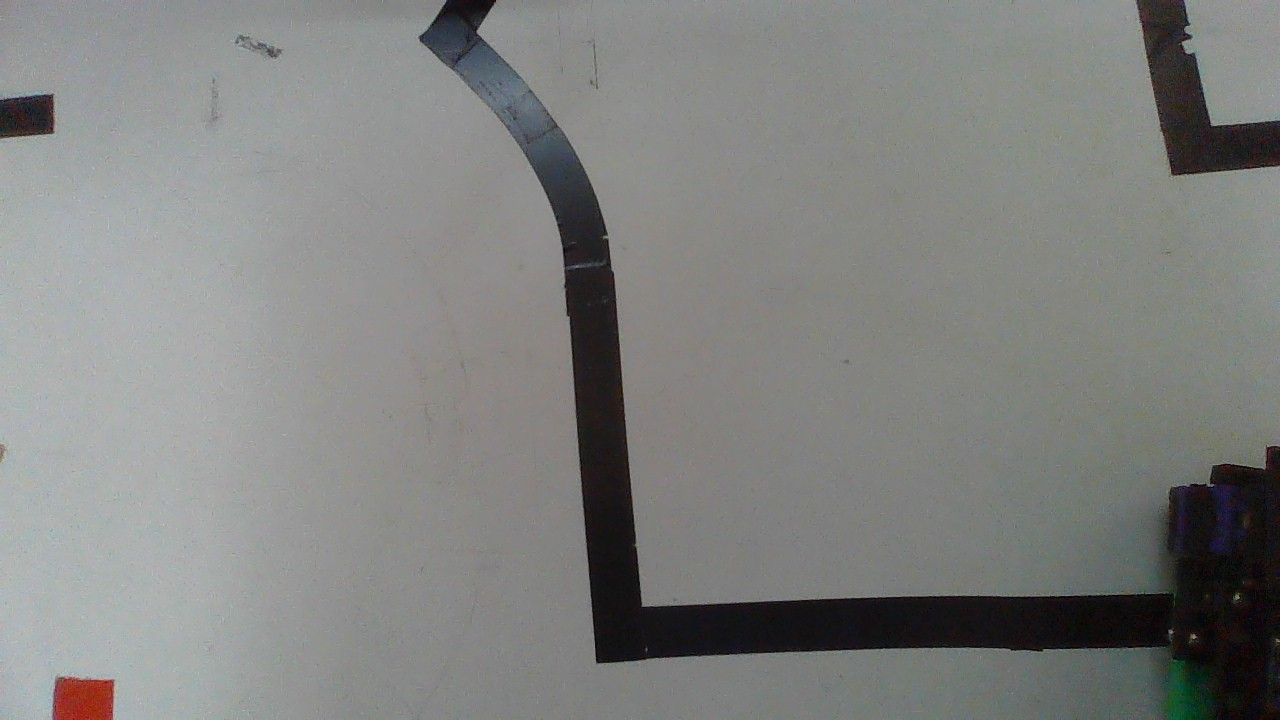
#> input picture Segue_linha_cam/Linha001.jpg, 1280 x 720 px, given in place of the camera
$ python ascii_cam.py
#> lines starting #> are read from the running program, lines starting #| are printed output that depends on the picture; after the words box and inside, x2 and y2 are one past the last pixel; in counts of white or black regions, pixels touching at a corner belong together
import cv2
import numpy as np

def asciiConvert(frame, scale):
    try:
        gray = cv2.cvtColor(frame, cv2.COLOR_BGR2GRAY)
        width = gray.shape[1] // scale
        height = gray.shape[0] // scale
        resized = cv2.resize(gray, (width, height))
        ascii_chars = "@@@***___ "  # Caracteres do mais escuro para o mais claro
        ascii_image = []

        for y in range(resized.shape[0]):
            line = ""
            for x in range(resized.shape[1]):
                pixel_value = resized[y, x]
                line += ascii_chars[pixel_value // 32]  # Escala dos valores de pixels
            ascii_image.append(line)

        return ascii_image
    except Exception as e:
        print(f"Error in asciiConvert: {e}")
        return []

def asciiArtToImage(ascii_image, scale):
    try:
        height = len(ascii_image)
        width = len(ascii_image[0])
        img = np.ones((height * scale, width * scale, 3), dtype=np.uint8) * 255

        for y, line in enumerate(ascii_image):
            for x, char in enumerate(line):
                if char == '@':
                    cv2.putText(img, char, (x * scale + scale // 4, (y + 1) * scale - scale // 4),
                                cv2.FONT_HERSHEY_SIMPLEX, 0.5, (0, 0, 0), 1, cv2.LINE_AA)

        return img
    except Exception as e:
        print(f"Error in asciiArtToImage: {e}")
        return np.zeros((1, 1, 3), dtype=np.uint8)

def drawBoundingBoxes(img, ascii_image, scale):
    try:
        height = len(ascii_image)
        width = len(ascii_image[0])
        binary_img = np.zeros((height, width), dtype=np.uint8)

        for y in range(height):
            for x in range(width):
                if ascii_image[y][x] == '@':
                    binary_img[y, x] = 255

        contours, _ = cv2.findContours(binary_img, cv2.RETR_EXTERNAL, cv2.CHAIN_APPROX_SIMPLE)

        min_distance = float('inf')
        best_contour = None
        best_rect = None

        for contour in contours:
            x, y, w, h = cv2.boundingRect(contour)
            top_left = (x * scale, y * scale)
            bottom_right = ((x + w) * scale, (y + h) * scale)
            distance = img.shape[0] - bottom_right[1]

            if distance < min_distance:
                min_distance = distance
                best_contour = (top_left, bottom_right)
                best_rect = (x, y, w, h)

        if best_contour:
            top_left, bottom_right = best_contour
            cv2.rectangle(img, top_left, bottom_right, (0, 0, 255), 2)

            if best_rect:
                x, y, w, h = best_rect
                square_size = min(w, h) // 5  # Ajuste a quantidade de quadrados
                for i in range(0, w, square_size):
                    for j in range(0, h, square_size):
                        sx, sy = x + i, y + j
                        ex, ey = sx + square_size, sy + square_size
                        cv2.rectangle(img, (sx * scale, sy * scale), (ex * scale, ey * scale), (0, 255, 0), 1)

        return img, min_distance
    except Exception as e:
        print(f"Error in drawBoundingBoxes: {e}")
        return img, float('inf')

def drawVerticalLineAndDistance(img, ascii_image, scale):
    try:
        height = len(ascii_image)
        width = len(ascii_image[0])

        middle_x = width * scale // 2
        cv2.line(img, (middle_x, 0), (middle_x, height * scale), (0, 0, 255), 1)

        max_distance = 300
        bottom_y = height
        distances = []

        for y, line in enumerate(ascii_image):
            for x, char in enumerate(line):
                if char == '@':
                    pixel_y = y * scale
                    distance = bottom_y * scale - pixel_y
                    if distance <= max_distance:
                        distances.append(distance)

        if distances:
            avg_distance = np.mean(distances)
            cv2.putText(img, f"Avg Distance: {int(avg_distance)} px", (10, height * scale - 10),
                        cv2.FONT_HERSHEY_SIMPLEX, 0.5, (0, 255, 0), 1, cv2.LINE_AA)

        return img
    except Exception as e:
        print(f"Error in drawVerticalLineAndDistance: {e}")
        return img

def main():
    scale = 4

    try:
        webCam = cv2.VideoCapture(0)
        if not webCam.isOpened():
            raise Exception("Could not open webcam.")

        while True:
            ret, frame = webCam.read()
#> frame is the input picture: shape (720, 1280, 3); mean B, G, R 127.8, 129.7, 128.6
            if not ret:
                print("Failed to grab frame.")
                break

            ascii_image = asciiConvert(frame, scale)
#> after the loop in asciiConvert, `for y in range(resized.shape[0]):`: ascii_image = 180 items
#> ascii_image = 180 items
            ascii_art_img = asciiArtToImage(ascii_image, scale)
#> in asciiArtToImage, `height = len(ascii_image)`: height = 180
#> in asciiArtToImage, `width = len(ascii_image[0])`: width = 320
#> after the loop in asciiArtToImage, `for y, line in enumerate(ascii_image):`:
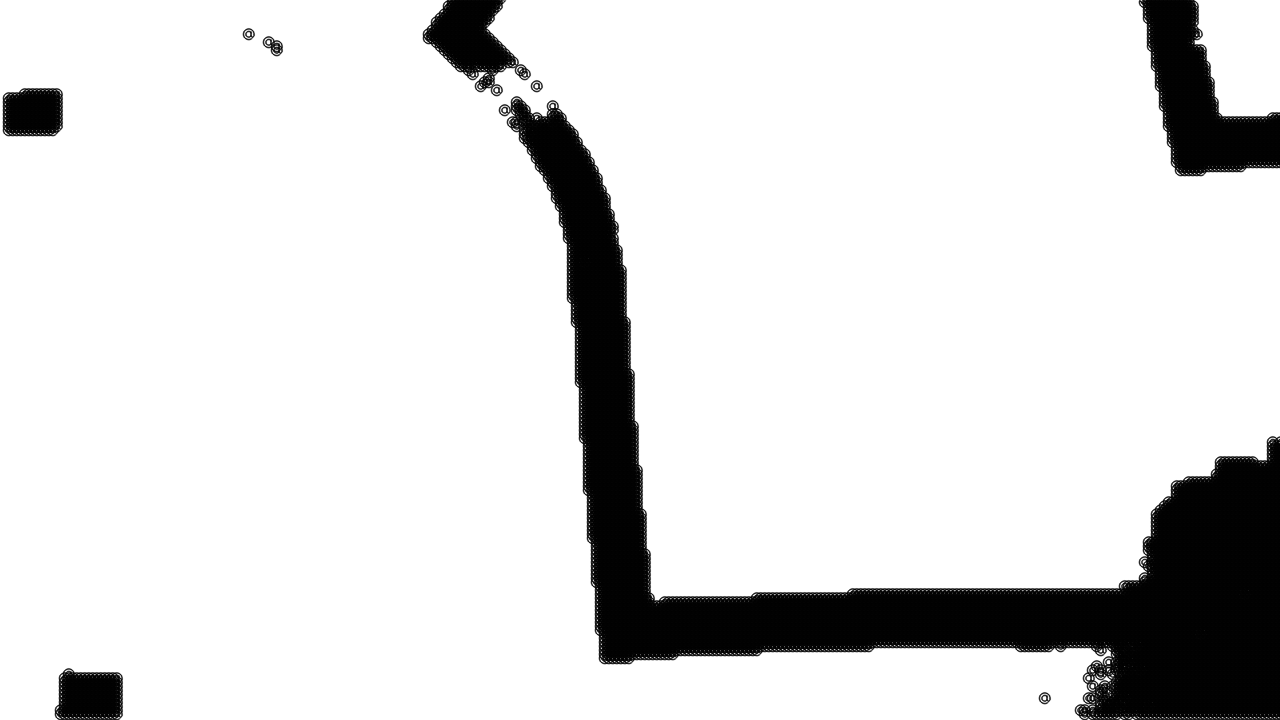
#> img: shape (720, 1280, 3); min 0, max 255, mean 221.7
            ascii_art_img, min_distance = drawBoundingBoxes(ascii_art_img, ascii_image, scale)
#> in drawBoundingBoxes, `height = len(ascii_image)`: height = 180
#> in drawBoundingBoxes, `width = len(ascii_image[0])`: width = 320
#> after the loop in drawBoundingBoxes, `for y in range(height):`:
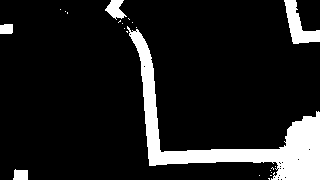
#> binary_img: shape (180, 320); 11.9% white; 22 white regions (17 under 20 px)
#> in drawBoundingBoxes, `contours, _ = cv2.findContours(binary_img, cv2.RETR_EXTERNAL, cv2.CHAI..`: contours = 22 contours, 17 with area under 20; largest, box (x1, y1, x2, y2) and area: (127, 26, 320, 180) 5216, (284, 0, 320, 44) 638, (105, 0, 127, 20) 214, (13, 169, 28, 180) 120, (0, 24, 13, 34) 104
#> the loop in drawBoundingBoxes, `for contour in contours:` made 22 passes
#> (contour, x, y, w, h, distance, min_distance, best_contour) on pass 1: ([[268, 178], [269, 179], [269, 178]], 268, 178, 2, 2, 0, 0, ((1072, 712), (1080, 720)))
#> (x, y, w, h, top_left, bottom_right, distance) on passes 3 to 8: (259, 175, 1, 1, (1036, 700), (1040, 704), 16), (271, 172, 1, 1, (1084, 688), (1088, 692), 28), (270, 170, 1, 1, (1080, 680), (1084, 684), 36), (13, 169, 15, 11, (52, 676), (112, 720), 0), (271, 167, 3, 3, (1084, 668), (1096, 680), 40), (275, 166, 1, 1, (1100, 664), (1104, 668), 52)
#> after the loop in drawBoundingBoxes, `for contour in contours:`: min_distance = 0
#> in drawBoundingBoxes, `top_left, bottom_right = best_contour`: top_left = (1072, 712); bottom_right = (1080, 720)
#> in drawBoundingBoxes, `cv2.rectangle(img, top_left, bottom_right, (0, 0, 255), 2)`: img: shape (720, 1280, 3); 0.01% of pixels changed, all inside (x1, y1, x2, y2) = (1071, 711, 1082, 720)
#> in drawBoundingBoxes, `x, y, w, h = best_rect`: x = 268; y = 178; w = 2
#> in drawBoundingBoxes, `square_size = min(w, h) // 5`: square_size = 0
#| Error in drawBoundingBoxes: range() arg 3 must not be zero
#> min_distance = inf
            ascii_art_img = drawVerticalLineAndDistance(ascii_art_img, ascii_image, scale)
#> in drawVerticalLineAndDistance, `height = len(ascii_image)`: height = 180
#> in drawVerticalLineAndDistance, `width = len(ascii_image[0])`: width = 320
#> in drawVerticalLineAndDistance, `middle_x = width * scale // 2`: middle_x = 640
#> in drawVerticalLineAndDistance, `bottom_y = height`: bottom_y = 180
#> after the loop in drawVerticalLineAndDistance, `for y, line in enumerate(ascii_image):`: distances = 4814 values, max 300 at index 0, min 4 at index 4751, mean 117.3
#> in drawVerticalLineAndDistance, `avg_distance = np.mean(distances)`: avg_distance = 117.3
#> in drawVerticalLineAndDistance, `cv2.putText(img, f"Avg Distance: {int(avg_distance)} px", (10, height ..`:
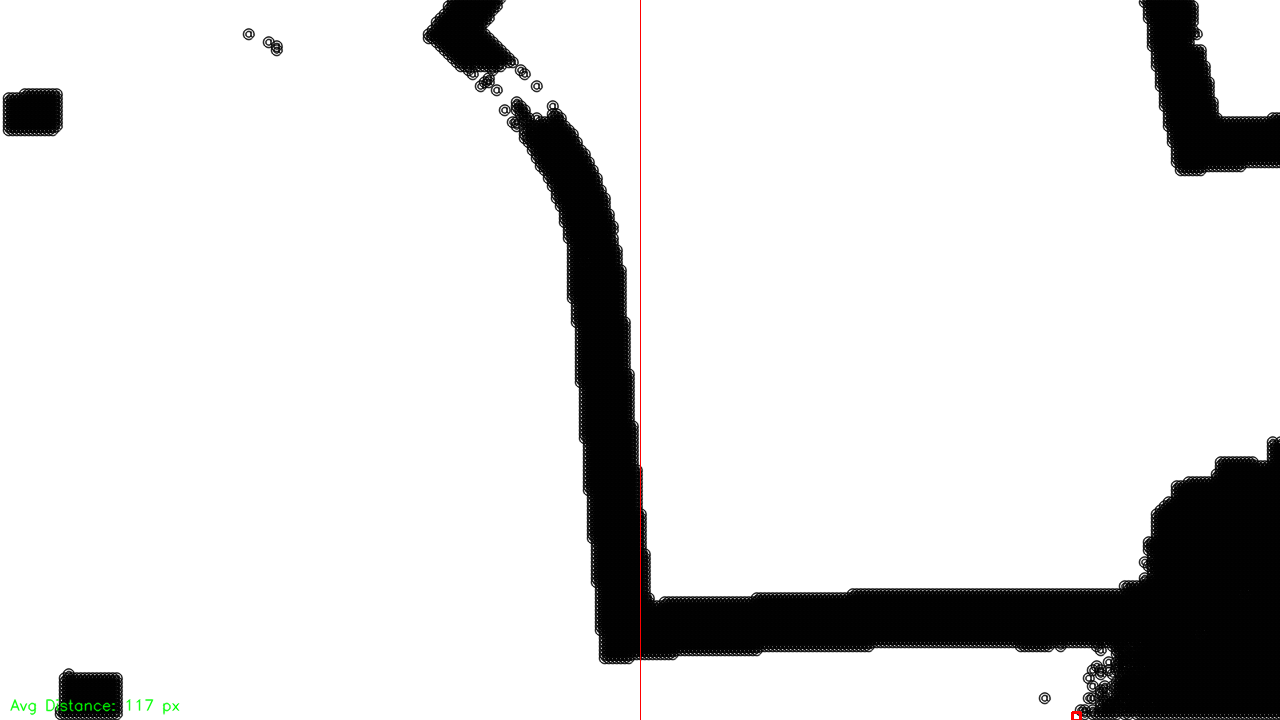
#> img: shape (720, 1280, 3); mean of channels 0, 1, 2 221.5, 221.6, 221.7; drawn as B, G, R

            cv2.imshow('ASCII Art Feed', ascii_art_img)

            if min_distance != float('inf'):
                cv2.putText(ascii_art_img, f"Closest Rect Distance: {int(min_distance)} px",
                            (10, 20), cv2.FONT_HERSHEY_SIMPLEX, 0.5, (0, 0, 255), 1, cv2.LINE_AA)

            if cv2.waitKey(1) & 0xFF == ord('q'):
#> (key q is pressed here)
                break

    except Exception as e:
        print(f"Error in main: {e}")

    finally:
        webCam.release()
        cv2.destroyAllWindows()

if __name__ == '__main__':
    main()

$ run again, on Segue_linha_cam/linha002.jpg
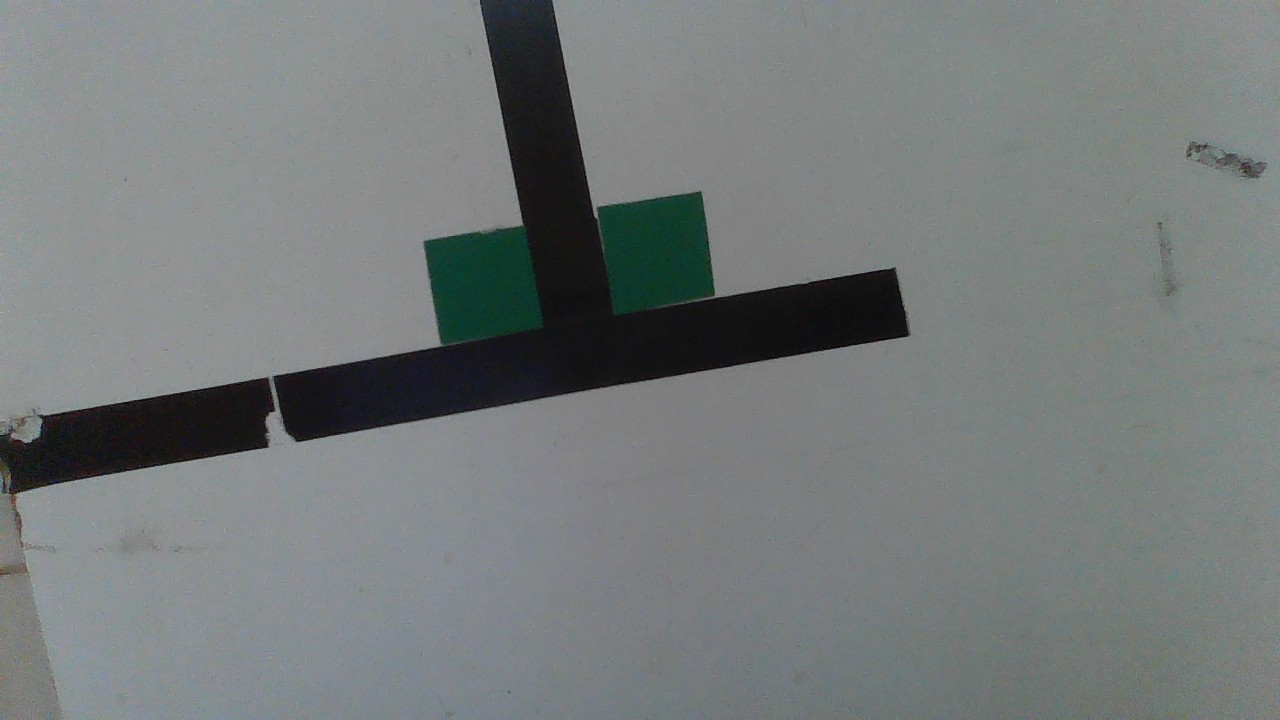
#> input picture Segue_linha_cam/linha002.jpg, 1280 x 720 px, given in place of the camera
#> in main, frame is the input picture: shape (720, 1280, 3); mean B, G, R 122.6, 122.6, 117.7
#> after the loop in asciiConvert, `for y in range(resized.shape[0]):`: ascii_image = 180 items
#> in asciiArtToImage, `height = len(ascii_image)`: height = 180
#> in asciiArtToImage, `width = len(ascii_image[0])`: width = 320
#> in drawBoundingBoxes, `height = len(ascii_image)`: height = 180
#> in drawBoundingBoxes, `width = len(ascii_image[0])`: width = 320
#> after the loop in drawBoundingBoxes, `for y in range(height):`:
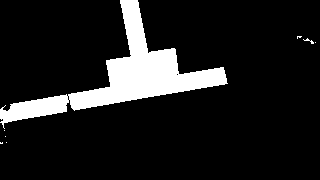
#> binary_img: shape (180, 320); 11.8% white; 8 white regions (6 under 20 px)
#> contours = 8 contours, 7 with area under 20; largest, box (x1, y1, x2, y2) and area: (0, 0, 228, 129) 6440
#> the loop in drawBoundingBoxes, `for contour in contours:` made 8 passes
#> (x, y, w, h, distance, min_distance, best_contour) on passes 1 to 2: (6, 142, 1, 1, 148, 148, ((24, 568), (28, 572))), (0, 142, 3, 2, 144, 144, ((0, 568), (12, 576)))
#> after the loop in drawBoundingBoxes, `for contour in contours:`: min_distance = 144
#> in drawBoundingBoxes, `top_left, bottom_right = best_contour`: top_left = (0, 568); bottom_right = (12, 576)
#> in drawBoundingBoxes, `x, y, w, h = best_rect`: y = 142; w = 3; h = 2
#> square_size = 0
#| Error in drawBoundingBoxes: range() arg 3 must not be zero
#> in main, `ascii_art_img, min_distance = drawBoundingBoxes(ascii_art_img, ascii_i..`: min_distance = inf
#> in drawVerticalLineAndDistance, `height = len(ascii_image)`: height = 180
#> in drawVerticalLineAndDistance, `width = len(ascii_image[0])`: width = 320
#> middle_x = 640
#> bottom_y = 180
#> after the loop in drawVerticalLineAndDistance, `for y, line in enumerate(ascii_image):`: distances = 914 values, max 300 at index 0, min 148 at index 911, mean 274.9
#> avg_distance = 274.9
#> in drawVerticalLineAndDistance, `cv2.putText(img, f"Avg Distance: {int(avg_distance)} px", (10, height ..`:
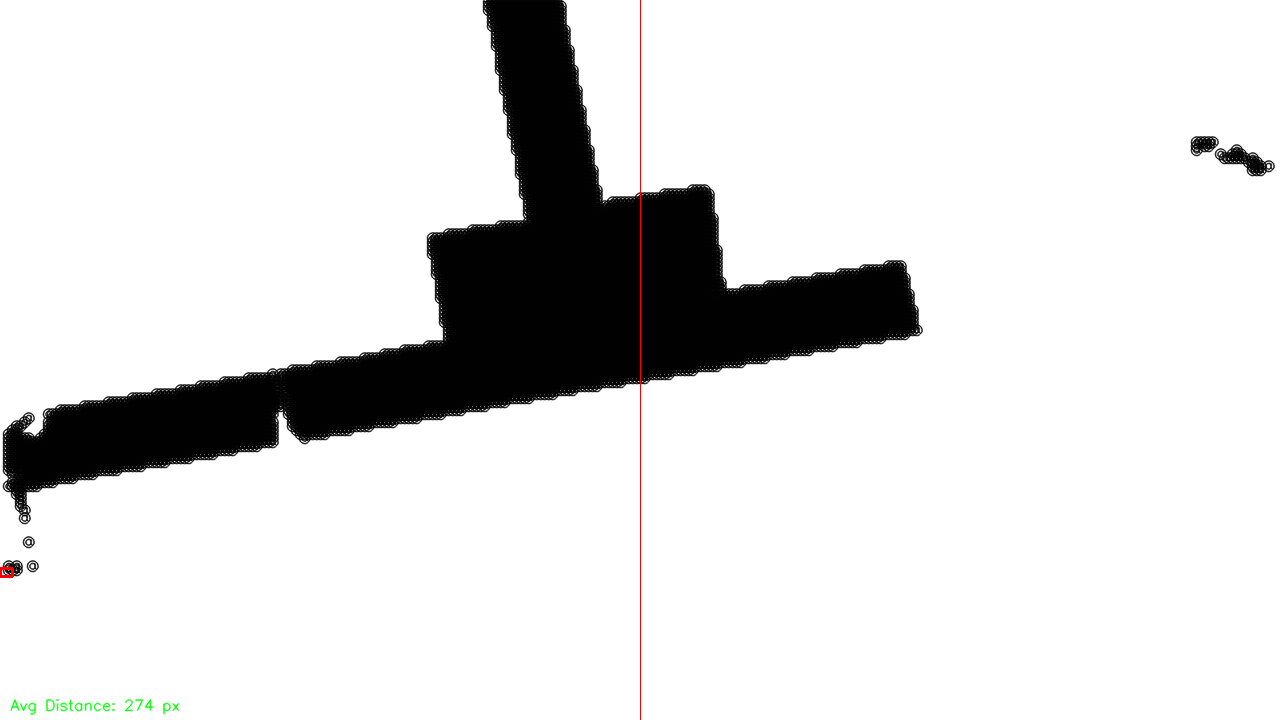
#> img: shape (720, 1280, 3); mean of channels 0, 1, 2 222, 222.1, 222.2; drawn as B, G, R
